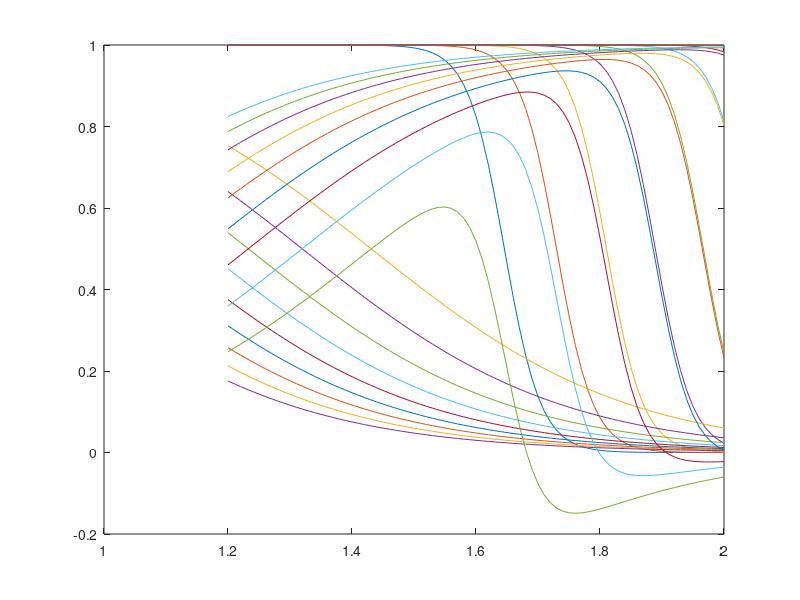
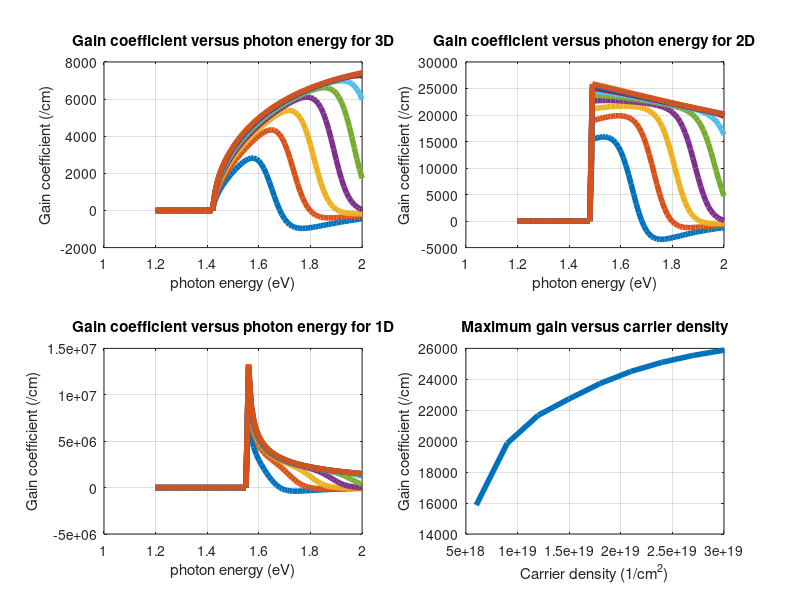
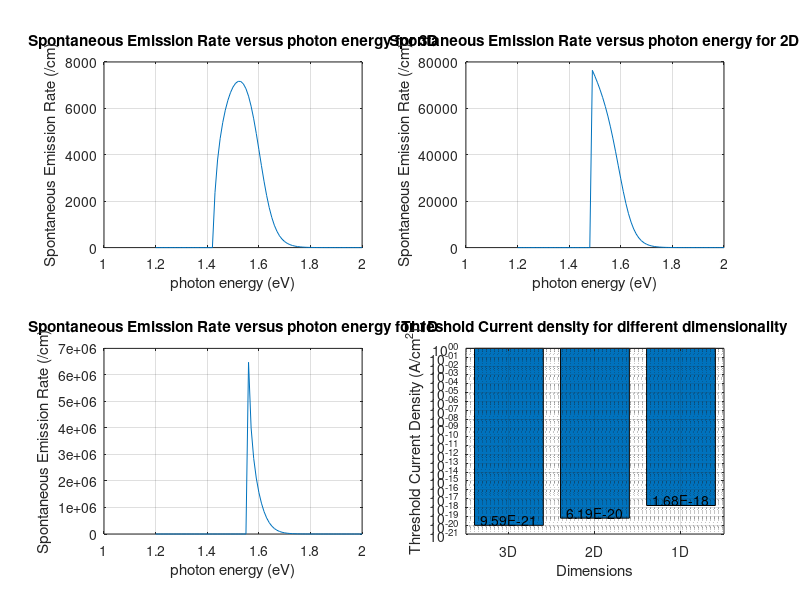
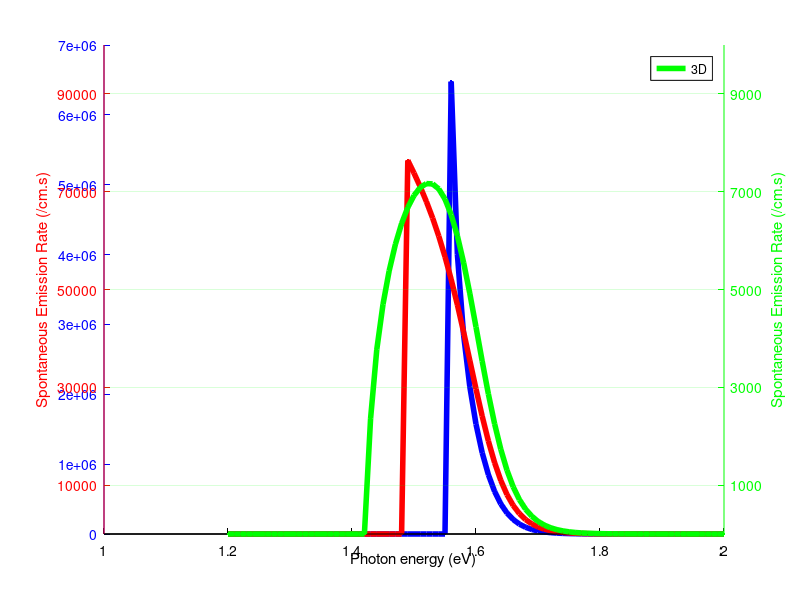

These figures' MATLAB source, in order:
%% gain (Gain Spectral Analysis Method to determin the enhancement factor for redueced dimensionality
% with Approximations for simple geometry and variables) 
% Modified for single band transitions and without scattering broadening effect

% Created on 8/25/2014 By Zhihuan Wang (GaAs/AlGaAs core-shell nanowire)
% Modified by 11/4/2016
clc; close all;

J_eV = 1.60217657e-19; %Joules per eV
eV_J = 6.24150934e18; % eV per Joule

%% Photon energy & system input (variables initiate)
E_ph = 1.2:0.01:2;
n = 6e18:3e18:3e19;
p = 6e18:3e18:3e19;  % Hole carrier concentration, Unit [cm^-3]

k = length(E_ph);
len_n = length(n);
abs_coef3D = size(k);
abs_coef2D = size(k);
abs_coef1D = size(k);
k0_3D = size(k);
gain_3D = size(k, len_n);
gain_2D = size(k, len_n);
gain_1D = size(k, len_n);
enhance_abs = size(k);
sp_rate3D = size(k);
sp_rate2D = size(k);
sp_rate1D = size(k);
enhance_sp = size(k);
st_rate3D = size(k);
st_rate2D = size(k);
st_rate1D = size(k);
enhance_st = size(k); 

f_v = size(k, len_n);
f_c = size(k, len_n);
Fc = size(len_n);
Fv = size(len_n);

maxgain_3D = size(len_n);
maxgain_2D = size(len_n);
maxgain_1D = size(len_n);
%% Refractive index without material dispersion 
% Uncommented if need dispersion
n_r = 3.312; % refractive index without material dispersion

%% Parameters in MKS units
H_j = 6.63e-34;%Plancks constant [J.s]
H = 4.14e-15;%Plancks constant [eV.s]
H_rj = 1.05e-34;% Reduced Plancks constant [J.s]
H_r = 6.58e-16;% Reduced Plancks constant [eV.s]
C = 3e10; %speed of light [cm/s]
e = 1.6e-19; %elementary charge [C]
kB = 1.38*10^-23; % Boltzmann's constant [J/K]
T = 300; % room temperature [K]
m0 = 9.11e-31; % Electron rest mass [kg]
Eg=1.424; %Energy bandgap for GaAs at 300K [eV]
m_e = 0.067*m0; %Electron Effective mass for GaAs[unitless /m0]
m_h = 0.47*m0; %Hole Effective mass for GaAs 3D[unitless /m0]
m_h2D = 0.118*m0; %Hole Effective mass for GaAs 2D[unitless /m0]
m_h1D = 0.027*m0; %Hole Effective mass for GaAs 1D[unitless /m0]
m_hh = 0.50*m0; %heavey hole Effective mass for GaAs[unitless /m0]
m_lh = 0.087*m0; %Light hole Effective mass for GaAs[unitless /m0]
m_r = m_e*m_h/(m_e+m_h); % Reduced effective mass
m_r2D = m_e*m_h/(m_e+m_h2D); % Reduced effective mass 2D
m_r1D = m_e*m_h/(m_e+m_h1D); % Reduced effective mass 1D

m0SI = 5.693e-16; %Electron rest mass [kg]
m_eSI = 0.067*m0SI; %Electron Effective mass for GaAs[unitless /m0]
m_hSI = 0.47*m0SI; %Hole Effective mass for GaAs 3D[unitless /m0]
m_rSI = m_eSI*m_hSI/(m_eSI+m_hSI); % Reduced effective mass

m00 = 9.11*10^-28; %Electron rest mass [kg]
m_ee = 0.067*m00; %Electron Effective mass for GaAs[unitless /m0]
m_hh = 0.47*m00; %Hole Effective mass for GaAs 3D[unitless /m0]
m_rr = m_ee*m_hh/(m_ee+m_hh); % Reduced effective mass
m_rr2D = m_e*m_h/(m_e+m_h2D); % Reduced effective mass 2D
m_rr1D = m_e*m_h/(m_e+m_h1D); % Reduced effective mass 1D

Lx = 50e-8; % 50 A for length [cm]
Ly = 50e-8;
Lz = 50e-8;
Lz3D = 50e-5; % 50000 A for length [cm]
Lz2D = 50e-10; % 5000 A for length [cm]
Lz1D = 50e-6; % 50 A for length [cm]
Lzm = 100e-10;
a = 100e-10; %nanowire crosssection [m]
b = 100e-10;
p_cv = 2.88*10^-18;
f_cv = 23; %oscillator strength 3D [eV]
f_cv1D = 230; %oscillator strength 1D [eV]
eps_0 = 8.85e-14; % Permittivity of vacuum [F/cm]
Nwr = 1/(Lx*Ly); %nanowire density [cm^-2]
Ep = 25.7; % Energy parameter [eV]
%% quantized energy state for 2D
E_e1 = H_rj^2*pi^2/(2*m_e*Lzm^2)*eV_J;
E_h1 = H_rj^2*pi^2/(2*m_h*Lzm^2)*eV_J;
E_e2 = H_rj^2*pi^2*4/(2*m_e*Lzm^2)*eV_J;
E_h2 = H_rj^2*pi^2*4/(2*m_h*Lzm^2)*eV_J;
E_e3 = H_rj^2*pi^2*9/(2*m_e*Lzm^2)*eV_J;
E_h3 = H_rj^2*pi^2*9/(2*m_h*Lzm^2)*eV_J;

E_e1h1 = Eg+E_e1+E_h1; %E_h should be negative value.
E_e2h2 = Eg+E_e2+E_h2;
E_e3h3 = Eg+E_e3+E_h3;

%% quantized energy state for 1D 
E_11 = Eg+H_rj^2/(2*m_r)*((pi/a)^2+(pi/b)^2)*eV_J;
E_12 = Eg+H_rj^2/(2*m_r)*((pi/a)^2+(pi*2/b)^2)*eV_J;
E_22 = Eg+H_rj^2/(2*m_r)*((pi*2/a)^2+(pi*2/b)^2)*eV_J;
E_23 = Eg+H_rj^2/(2*m_r)*((pi*2/a)^2+(pi*3/b)^2)*eV_J;
E_33 = Eg+H_rj^2/(2*m_r)*((pi*3/a)^2+(pi*3/b)^2)*eV_J;

%% Fermi distribution
Na = 1e11;%acceptor doping concentration
Nd = 1e11;%donor doping concentration
Nc = 2*(2*pi*m_e*kB*T/H_j^2)^1.5*10^-6;
Nv = 2*(2*pi*m_h*kB*T/H_j^2)^1.5*10^-6;
for j=1:len_n
Fc(j)= kB*T*(log(n(j)./Nc) + 1/sqrt(8)*(n(j)./Nc))*eV_J;
Fv(j)= kB*T*(log(p(j)./Nv) + 1/sqrt(8)*(p(j)./Nv))*eV_J;
end

% Check Joyce-Dixon approximation applicable range -1<theta<7
theta = size(len_n);
for j=1:len_n
    theta(j)= log(n(j)/Nc)+2^(-1.5)*(n(j)/Nc);
end

Ec =size(k);
Ev =size(k);
for j=1:len_n
for i=1:k
k0_3D(i) = sqrt(2*m_r*((E_ph(i)-Eg)*J_eV)/H_rj^2);
Ev(i) = -H_rj.^2*k0_3D(i).^2/(2*m_h);
Ec(i) = Eg+H_rj.^2*k0_3D(i).^2/(2*m_e);
f_c(i,j) = (1 + exp((  m_r/m_e*(E_ph(i) - Eg) - Fc(j))/(kB*T*eV_J))).^-1;
f_v(i,j) = (1 + exp(( - m_r/m_h*(Eg - E_ph(i)) + Fv(j))/(kB*T*eV_J))).^-1;
end
end

figure;
plot(E_ph, f_c, E_ph, f_v, E_ph, f_c-f_v);

%% Gain Spectrum: Gain=Absorption Coefficent* fermi distribution (g(hw)=a0(hw)[fv(k0)-fc(k0)])
% Without Linewidth Broadening
fe = size(k,len_n);
for j=1:len_n
for i=1:k
if E_ph(i)< Eg
gain_3D(i,j) = 0;
else
gain_3D(i,j) = (sqrt(2)*m_r^1.5*(e*eV_J)^2*(1.5*m0*Ep*J_eV/6))/(3*pi*n_r*m0*eps_0*C*H_rj^2*E_ph(i))*(E_ph(i)-Eg)^0.5*(f_c(i,j)-f_v(i,j));
end

if E_ph(i)< E_e1h1
    gain_2D(i,j) = 0; 
elseif E_e1h1<= E_ph(i)
    gain_2D(i,j) = (e^2*pi*H_r*(1.5*m0*Ep*J_eV/6)*2)/(3*n_r*eps_0*C*m0^2*E_ph(i))*m_r2D/(H_rj^2*pi*Lz)*(f_c(i,j)-f_v(i,j));
end

if E_ph(i)< E_11
   gain_1D(i,j) = 0; 
elseif E_11<= E_ph(i)
   gain_1D(i,j) = (e^2*pi*H_r*Nwr)/(3*n_r*eps_0*C*m0^2*E_ph(i))*(m0*Ep*10*J_eV/6)*(m_r1D^1.5/(pi*H_rj*m_e*Lx*Ly))*((E_ph(i)-E_11))^-0.5*(f_c(i,j)-f_v(i,j));
end

maxgain_3D(j)= max(gain_3D(:,j));
maxgain_2D(j)= max(gain_2D(:,j));
maxgain_1D(j)= max(gain_1D(:,j));
enhance_abs(i,j) = gain_2D(i,j)/gain_3D(i,j);

end
end

%% Plotting the results
figure;
subplot(2,2,1);
plot (E_ph, gain_3D,'LineWidth',4)
title('Gain coefficient versus photon energy for 3D')
ylabel ('Gain coefficient (/cm)')
xlabel ('photon energy (eV)')
grid on,

subplot(2,2,2);
plot (E_ph, gain_2D,'LineWidth',4)
title('Gain coefficient versus photon energy for 2D')
ylabel ('Gain coefficient (/cm)')
xlabel ('photon energy (eV)')
grid on,

subplot(2,2,3);
plot (E_ph, gain_1D,'LineWidth',4)
title('Gain coefficient versus photon energy for 1D')
ylabel ('Gain coefficient (/cm)')
xlabel ('photon energy (eV)')
grid on,

subplot(2,2,4);
plot (n, maxgain_2D,'LineWidth',4)
title('Maximum gain versus carrier density')
ylabel ('Gain coefficient (/cm)')
xlabel ('Carrier density (1/cm^2)')
grid on,
%% Curve fitting in order to find the threshold carrier density 
% which is nth = 4.533*10^18 (1/cm^3)

nth = 4.533*10^18; % Unit (1/cm^3)
% nth = Ntr*exp(gth/g0)

%% Fermi distribution for threshold carrier density
Fc_th= kB*T*(log(nth/Nc) + 1/sqrt(8)*(nth/Nc))*eV_J;
Fv_th= kB*T*(log(nth/Nv) + 1/sqrt(8)*(nth/Nv))*eV_J;   

f_vth = size(k);
f_cth = size(k);
for i=1:k
f_vth(i) = (1 + exp(( - m_r/m_h*(E_ph(i) - Eg) + Fv_th)/(kB*T*eV_J))).^-1;
f_cth(i) = (1 + exp((  m_r/m_e*(E_ph(i) - Eg) - Fc_th)/(kB*T*eV_J))).^-1;
end

%% Calculating rsp and Rsp based on the threshold carrier density
% Spontaneous Emission Spectrum: sp_rate = Emission Probability * Density of States * fermi distribution 
% (sp_rate(hw)=Pem*Nj(hw)*[fv(k0)-fc(k0)])

for i=1:k
if E_ph(i)< Eg
sp_rate3D(i) = 0;
else
sp_rate3D(i) = (n_r*e^2*E_ph(i)*Ep*J_eV/6)/(pi*m0^2*eps_0*C^3*H_r^2)*((2*m_r)^1.5)/(2*pi^2*H_r^3)*((E_ph(i)-Eg)*J_eV)^0.5*(f_cth(i)*(1-f_vth(i)));
end

if E_ph(i)< E_e1h1
    sp_rate2D(i) = 0; 
elseif E_e1h1<= E_ph(i)
sp_rate2D(i) = (n_r*e^2*E_ph(i)*J_eV*Ep*J_eV/6)/(pi*m0^2*eps_0*C^3*H_r^2)*(m_r2D*2)/(pi*H_r^2*Lz2D)*(f_cth(i)*(1-f_vth(i)));
end

if E_ph(i)< E_11
   sp_rate1D(i) = 0; 
elseif E_11<= E_ph(i)
sp_rate1D(i) = (n_r*e^2*E_ph(i)*J_eV*Ep*J_eV/6)/(pi*m0^2*eps_0*C^3*H_r^2)*(m_r1D^1.5/(pi*H_r*m_e*Lz1D*Lz1D))*(E_ph(i)-E_11)^-0.5*(f_cth(i)*(1-f_vth(i)));
end


end

Rst_3D = trapz(sp_rate3D');
Rst_2D = trapz(sp_rate2D');
Rst_1D = trapz(sp_rate1D');

%% Threshold current calculation

Jth_3D = e*Lz*Rst_3D;
Jth_2D = e*Lz*Rst_2D;
Jth_1D = e*Lz*Rst_1D;

%% Optical Outpul Power

P_3D = (Eg+0.0257/2)*Lz*Rst_3D;
P_2D = (Eg+0.0257/2)*Lz*Rst_2D;
P_1D = (Eg+0.0257/2)*Lz*Rst_1D;
enhance_2D = P_2D/P_3D
enhance_1D = P_1D/P_3D

%% Plotting the results
figure;
subplot(2,2,1);
plot (E_ph, sp_rate3D)
title('Spontaneous Emission Rate versus photon energy for 3D')
ylabel ('Spontaneous Emission Rate (/cm)')
xlabel ('photon energy (eV)')
grid on,

subplot(2,2,2);
plot (E_ph, sp_rate2D)
title('Spontaneous Emission Rate versus photon energy for 2D')
ylabel ('Spontaneous Emission Rate (/cm)')
xlabel ('photon energy (eV)')
grid on,

subplot(2,2,3);
plot (E_ph, sp_rate1D)
title('Spontaneous Emission Rate versus photon energy for 1D')
ylabel ('Spontaneous Emission Rate (/cm)')
xlabel ('photon energy (eV)')
grid on,

subplot(2,2,4);
barx = [1 2 3];
bary = [Jth_3D, Jth_2D, Jth_1D];
bar (barx,bary);
set(gca,'YScale','log');
set(gca,'XTickLabel',{'3D', '2D', '1D'});
for i1=1:numel(bary)
    text(barx(i1),bary(i1),num2str(bary(i1),'%2.2E'),...
               'HorizontalAlignment','center',...
               'VerticalAlignment','bottom')
end
title('Threshold Current density for different dimensionality')
ylabel ('Threshold Current Density (A/cm^2)')
xlabel ('Dimensions')
grid on,


%% Additional overlapping Plot
figure;
ax1 = gca;
get(ax1,'Position');
set(ax1,'XColor','k',...
    'YColor','b');
line(E_ph,sp_rate1D, 'Color', 'b', 'LineStyle', '-', 'Marker', '.', 'Parent', ax1, 'DisplayName', '1D','LineWidth',4)
legend show
ax2 = axes('Position',get(ax1,'Position'),...
           'XAxisLocation','bottom',...
           'YAxisLocation','left',...
           'Color','none',...
           'YLim',[0,10*10^4],...
           'YTick',[1*10^4, 3*10^4, 5*10^4, 7*10^4, 9*10^4],...
           'XColor','k',...
           'YColor','r',...
           'XTick',[],'XTickLabel',[]);
       set(gca, 'YTickLabel', num2str(reshape(get(gca, 'YTick'),[],1),'%.d') );
       ylabel ('Spontaneous Emission Rate (/cm.s)')
line(E_ph,sp_rate2D, 'Color', 'r', 'LineStyle', '-', 'Marker', '.', 'Parent', ax2,'DisplayName', '2D','LineWidth',4)
legend show
ax3 = axes('Position',get(ax1,'Position'),...
           'XAxisLocation','bottom',...
           'YAxisLocation','right',...
           'Color','none',...
           'YLim',[0,10*10^3],...
           'YTick',[1*10^3, 3*10^3, 5*10^3, 7*10^3, 9*10^3],...
           'XColor','k',...
           'YColor','g',...
           'XTick',[],'XTickLabel',[]);
line(E_ph,sp_rate3D, 'Color', 'g', 'LineStyle', '-', 'Marker', '.', 'Parent', ax3,'DisplayName', '3D','LineWidth',4)
legend show
ylabel ('Spontaneous Emission Rate (/cm.s)')
xlabel ('Photon energy (eV)')
xlabh = get(gca,'XLabel');
set(xlabh,'Position',[get(xlabh,'Position') - [0 0.2 0]]);
grid on,
